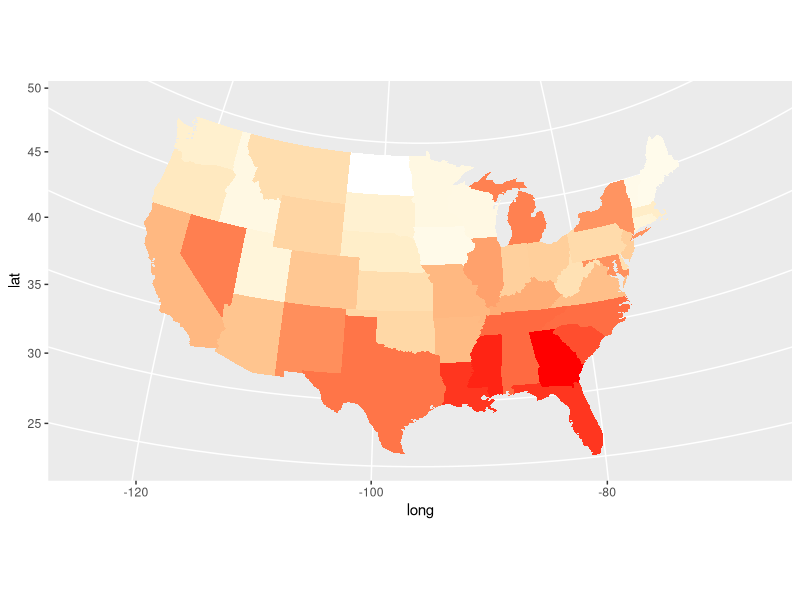

R code for this plot:
library(ggplot2)
library(reshape2)
library(dplyr)  # required for arrange()
library(colorspace)
library(viridis)
library(maps) # for the state map data
library(mapproj)

states_map<-map_data("state") #extracts data from the states map
crimes<-data.frame(state=tolower(rownames(USArrests)),USArrests)
crime_map<-merge(states_map,crimes,by.x="region",by.y="state")
crime_map<-arrange(crime_map,group,order)

ggplot(crime_map,aes(x=long,y=lat,group=group)) + 
  coord_map("polyconic") + 
  geom_polygon(fill=hsv((max(crime_map$Murder)-crime_map$Murder)/(max(crime_map$Murder)-min(crime_map$Murder))/7,(crime_map$Murder-min(crime_map$Murder))/(max(crime_map$Murder)-min(crime_map$Murder)),1))
